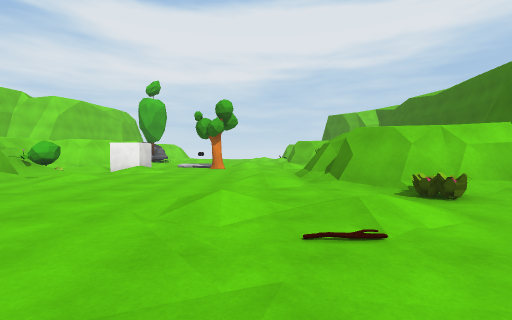
View 1 (above)

16 first-person views from a walk through a 3-D level made in the Unity game engine. The camera is 1.3 m above the floor, tilts 2° down and sees 90° across. The floor is counted in squares, 2 m on a side. Each view is taken from the middle of a square. On the plan, view 1 faces up. The plan holds only what a view shows up to about 9 squares ahead; the rest is blank. The place goes on beyond the plan. Some surface patterns are stand-ins.

View 2
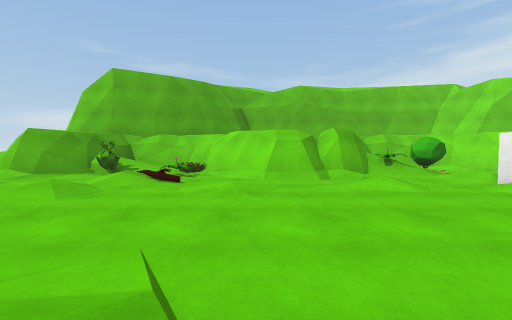

View 3
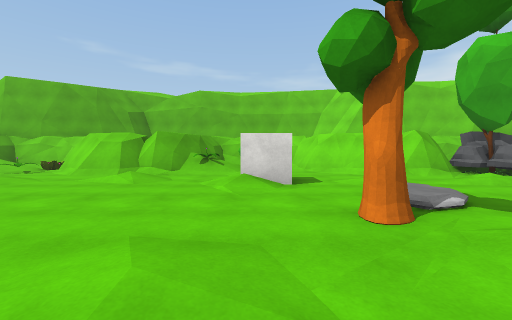

View 4
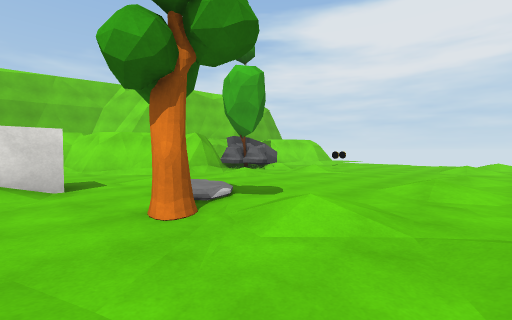

View 5
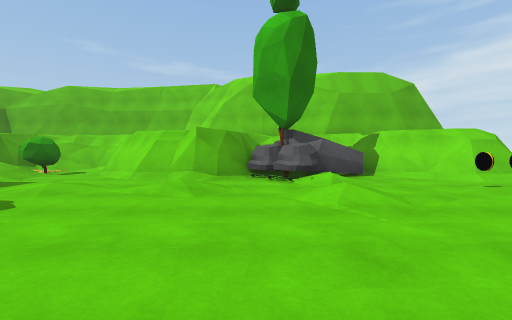

View 6
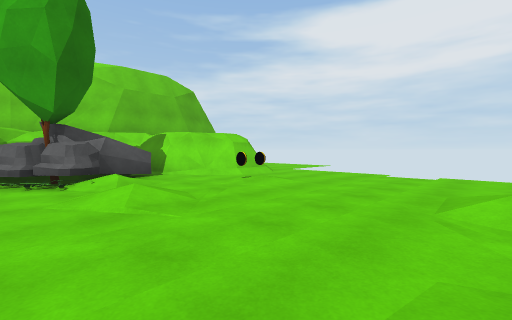

View 7
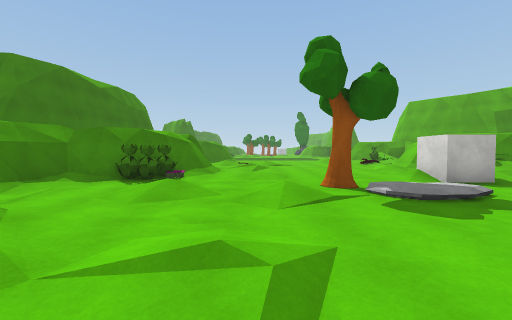

View 8
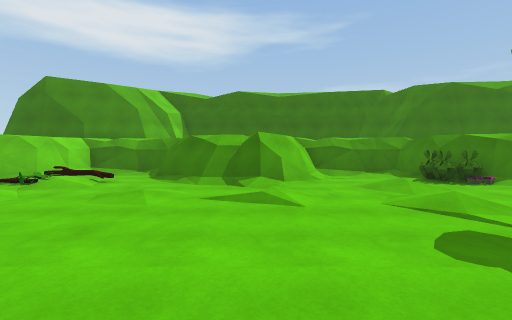

View 9
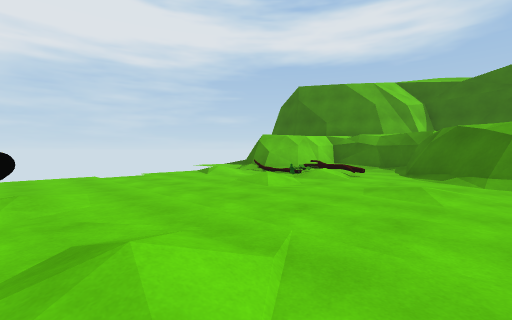

View 10
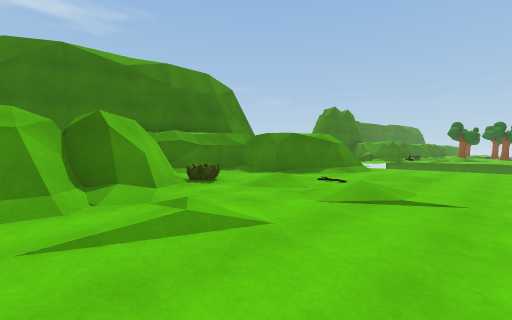

View 11
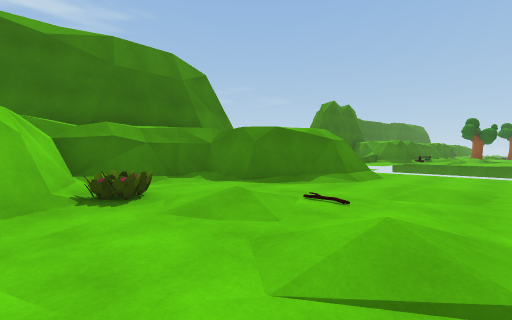

View 12
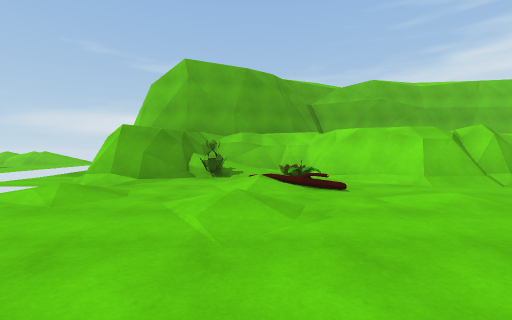

View 13
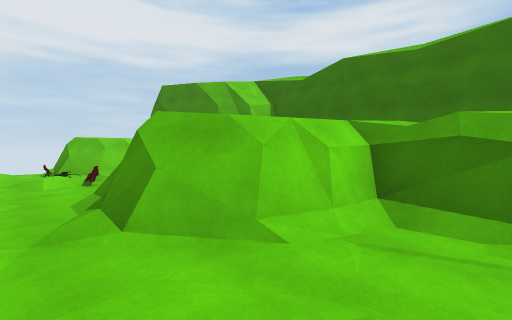

View 14
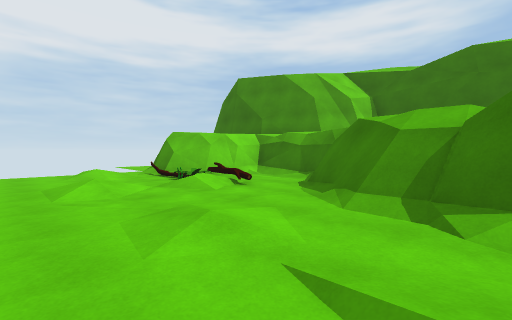

View 15
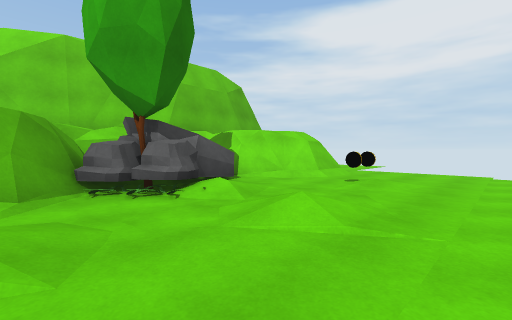

View 16
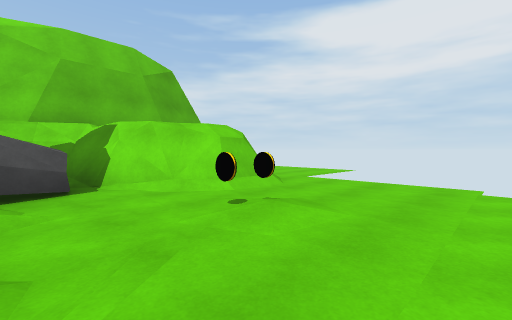

### Floor plan
Key: @ floor where view 1 was taken; # wall or solid block; . main floor; : floor 0.25 m higher than the main floor; / step, stairs or slope; = window, fence, low wall or low ledge; O other object.
Columns run from 9 left of view 1 to 5 right of it. Each row starts with its distance up from view 1.
 25   ..
 24   ..
 23   ..
 22    .... .. .#
 21    #......:O##
 20   ##.......O/##
 19  ##/.O...:OOO.#
 18 ###...........#
 17 #OOO.........##
 16 #OOO........##
 15 ##O........##
 14  ###./.../.##
 13   ##......./###
 12   ##........./#
 11 ###...::.//../#
 10 #......O.....##
  9 #OO:OO.....O##
  8 #/O........##
  7 ###........#
  6   #/...../.##
  5   ##......./###
  4   ##........O/#
  3 ###......//../#
  2 #OOO....../..##
  1 # .:./......##
  0 ###......@.##
 -1  ##........#
 -2   #/.. ....
 -3   =/
 -4   ..

Where each view was taken, in squares from view 1:
view 1: 0 up, 0 right, facing up
view 2: 4 up, 0 right, facing left
view 3: 9 up, 1 right, facing left
view 4: 9 up, 1 right, facing up-left
view 5: 15 up, 0 right, facing left
view 6: 15 up, 0 right, facing up-left
view 7: 15 up, 0 right, facing down
view 8: 14 up, 4 left, facing right
view 9: 15 up, 4 left, facing up-right
view 10: 7 up, 2 left, facing down-right
view 11: 5 up, 1 left, facing down-right
view 12: 1 up, 1 left, facing left
view 13: 11 up, 1 right, facing up-right
view 14: 14 up, 1 left, facing up-right
view 15: 14 up, 2 left, facing up-left
view 16: 17 up, 2 left, facing up-left
